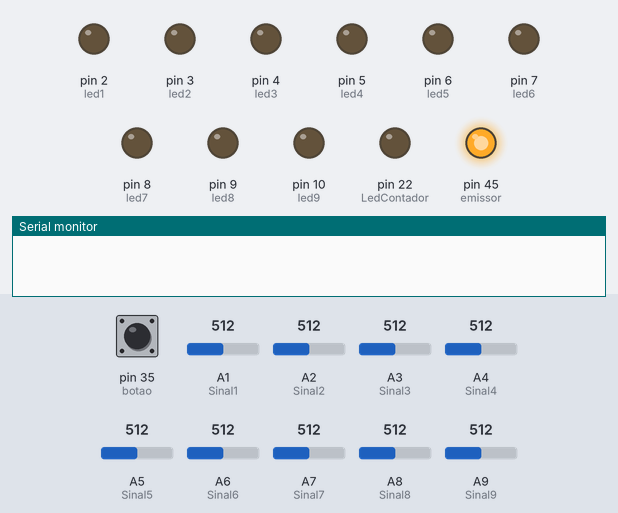
Bench run of a sketch on a simulated Arduino Mega 2560, built with avr-gcc and run on an emulated ATmega2560. Shown: output pins drawn as LEDs (lit = HIGH), the last lines printed to the serial monitor. The inputs (shaded band) are chosen by the test bench; at power-on: pin 35 (botao) LOW, A1 (Sinal1) = 512, A2 (Sinal2) = 512, A3 (Sinal3) = 512, A4 (Sinal4) = 512, A5 (Sinal5) = 512, A6 (Sinal6) = 512, A7 (Sinal7) = 512, A8 (Sinal8) = 512, A9 (Sinal9) = 512.

Above: at 1.2 s.
1.3 s: pin 35 (botao) pulled HIGH for 3.2 s
At 5.5 s:
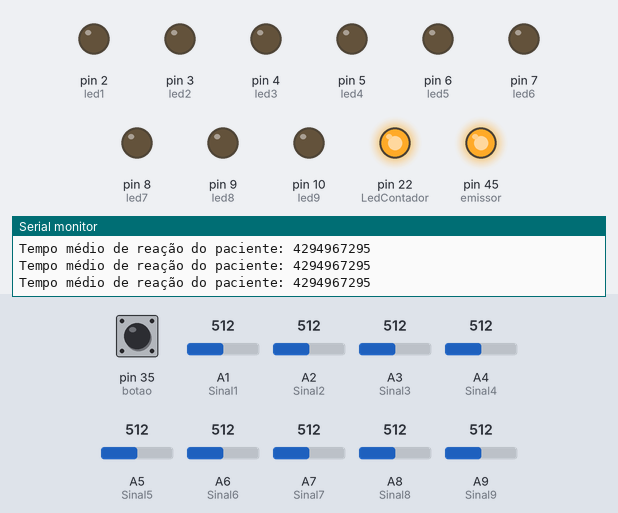
6.3 s: A1 (Sinal1) set to 782
7.8 s: A1 (Sinal1) set to 809
At 8.7 s:
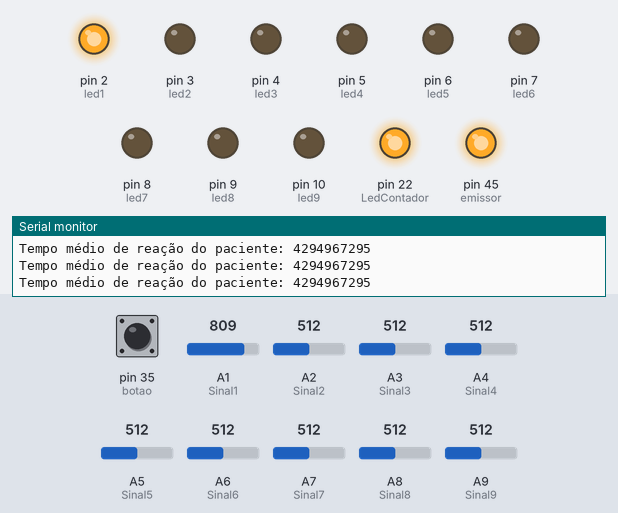
9.3 s: A2 (Sinal2) set to 783
10.8 s: A2 (Sinal2) set to 817
At 12.0 s:
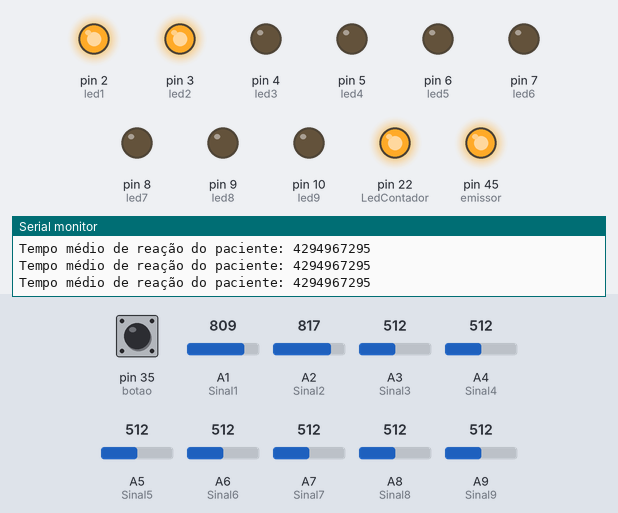
12.3 s: A3 (Sinal3) set to 788
13.8 s: A3 (Sinal3) set to 816
At 14.4 s:
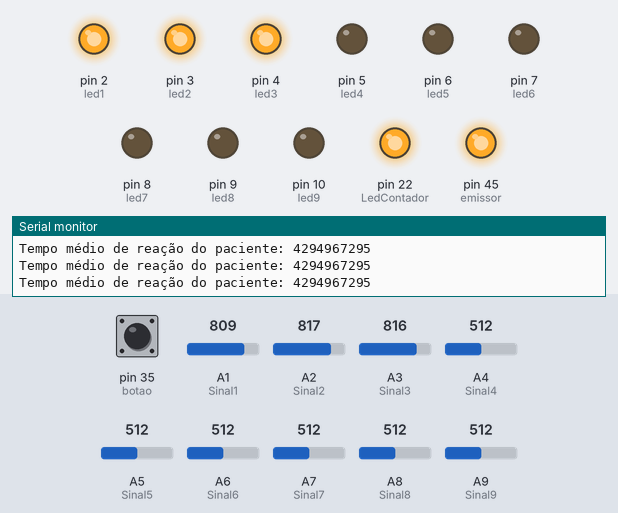
Timing chart, 0 to 16.3 s (numbered marks = the images above; inputs shaded):
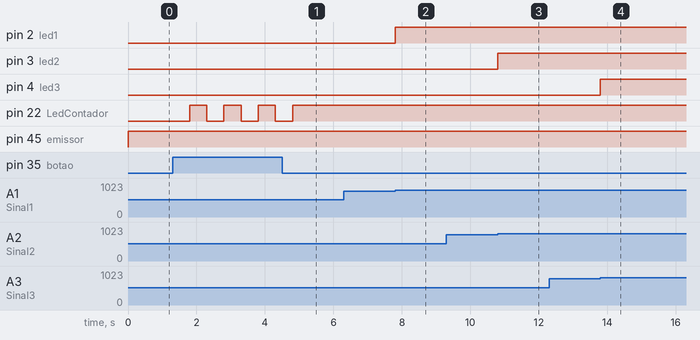

The sketch:

Ordenado.ino
```cpp
int emissor = 45;
int sorteio = 0;
int cont = -1;
int a = 0, b = 0, c = 0, d = 0, e = 0, f = 0, g = 0, h = 0, i = 0;
int estadoBotao = 0;
int guarda_estado = LOW;
unsigned long tempomedio = 0, tempofinal = 0, tempototal = 0, tempoinicial = 0, tempoparcial = 0;
int chave = 0;
int parada = 1;

int Sinal1 = A1;
int Sinal2 = A2;
int Sinal3 = A3;
int Sinal4 = A4;
int Sinal5 = A5;
int Sinal6 = A6;
int Sinal7 = A7;
int Sinal8 = A8;
int Sinal9 = A9;

int led1 = 2;
int led2 = 3;
int led3 = 4;
int led4 = 5;
int led5 = 6;
int led6 = 7;
int led7 = 8;
int led8 = 9;
int led9 = 10;

int botao = 35;
int LedContador = 22;

void setup() {

  pinMode(emissor, OUTPUT);

  pinMode(botao, INPUT);
  pinMode(LedContador, OUTPUT);

  pinMode(led1, OUTPUT);
  pinMode(led2, OUTPUT);
  pinMode(led3, OUTPUT);
  pinMode(led4, OUTPUT);
  pinMode(led5, OUTPUT);
  pinMode(led6, OUTPUT);
  pinMode(led7, OUTPUT);
  pinMode(led8, OUTPUT);
  pinMode(led9, OUTPUT);

  pinMode(Sinal1, INPUT);
  pinMode(Sinal2, INPUT);
  pinMode(Sinal3, INPUT);
  pinMode(Sinal4, INPUT);
  pinMode(Sinal5, INPUT);
  pinMode(Sinal6, INPUT);
  pinMode(Sinal7, INPUT);
  pinMode(Sinal8, INPUT);
  pinMode(Sinal9, INPUT);

  Serial.begin(9600);
}

void loop() {

  a = analogRead(Sinal1);
  b = analogRead(Sinal2);
  c = analogRead(Sinal3);
  d = analogRead(Sinal4);
  e = analogRead(Sinal5);
  f = analogRead(Sinal6);
  g = analogRead(Sinal7);
  h = analogRead(Sinal8);
  i = analogRead(Sinal9);

  digitalWrite(emissor, HIGH);

 estadoBotao = digitalRead(botao);

if (estadoBotao == HIGH) {
guarda_estado = !guarda_estado;
delay(500);
}

if (guarda_estado == HIGH) {
digitalWrite(LedContador, HIGH);
}
if (guarda_estado == HIGH && parada == 1){
  tempoinicial = millis();
   cont = 0;
    parada=0;
}
if (guarda_estado == LOW && parada == 0){
digitalWrite(LedContador, LOW);
  tempoparcial = millis();
  tempototal = tempoparcial - tempoinicial;
  tempomedio = (tempototal/cont);
  Serial.print("Tempo médio de reação do paciente: ");
   Serial.println(tempomedio);
    parada = 1;

}


 if(a <= 800){
    digitalWrite(led1, LOW);
  }else{
    digitalWrite(led1, HIGH);
            cont = cont + 1;

  }
    if(b <= 800){
    digitalWrite(led2, LOW);
  }else{
    digitalWrite(led2, HIGH);
            cont = cont + 1;

  }
  if(c <= 800){
    digitalWrite(led3, LOW);
  }else{
    digitalWrite(led3, HIGH);
            cont = cont + 1;

  }
  if(d <= 800){
    digitalWrite(led4, LOW);
  }else{
    digitalWrite(led4, HIGH);
            cont = cont + 1;

  }
  if(e <= 800){
    digitalWrite(led5, LOW);
  }else{
    digitalWrite(led5, HIGH);
            cont = cont + 1;

  }
  if(f <= 800){
    digitalWrite(led6, LOW);
  }else{
    digitalWrite(led6, HIGH);
            cont = cont + 1;

  }
    if(g <= 800){
    digitalWrite(led7, LOW);
  }else{
    digitalWrite(led7, HIGH);
            cont = cont + 1;

  }  if(h <= 800){
    digitalWrite(led8, LOW);
  }else{
    digitalWrite(led8, HIGH);
            cont = cont + 1;

  }
    if(i <= 800){
    digitalWrite(led9, LOW);
  }else{
    digitalWrite(led9, HIGH);
            cont = cont + 1;

  }
}
```

Measured:
- the behaviour switches between 800 and 801 on A1 (Sinal1) (found by bisection; images 1 and 2)
- the behaviour switches between 800 and 801 on A2 (Sinal2) (found by bisection; images 2 and 3)
- the behaviour switches between 800 and 801 on A3 (Sinal3) (found by bisection; images 3 and 4)
- after the input at 1.3 s, pin 22 (LedContador): alternates HIGH for 0.50 s and LOW for 0.50 s, 7 changes in all, then stays HIGH, starting after 0.50 s
- after the input at 6.3 s, every drawn part: stays the same
- after the input at 7.8 s, pin 2 (led1): LOW → HIGH at once
- after the input at 9.3 s, every drawn part: stays the same
- after the input at 10.8 s, pin 3 (led2): LOW → HIGH at once
- after the input at 12.3 s, every drawn part: stays the same
- after the input at 13.8 s, pin 4 (led3): LOW → HIGH at once
